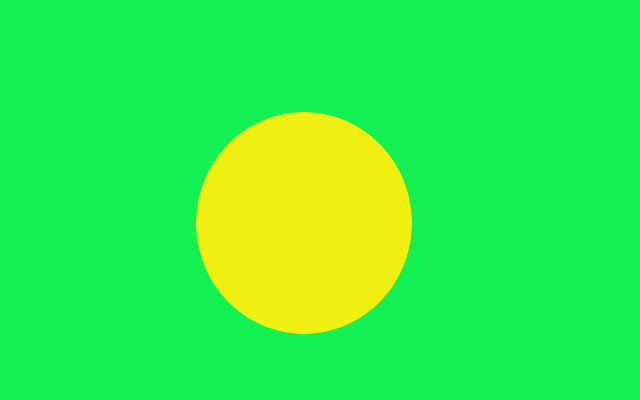
//> input picture code/assets/simple.png, 640 x 400 px
$ ./main ../assets/simple.png ../assets/simple.png out.png   (built with g++ and OpenCV 4)
//> lines starting //> are read from the running program, lines starting //| are printed output that depends on the picture
#include <opencv2/opencv.hpp>
#include <iostream>
#include <fstream>
#include <queue>
using namespace cv;
using namespace std;
class Pixel;
class Edge {
public:
	double edgeWeight;
	int secondpixel;
	Edge(double edge, int second)
	{
		edgeWeight = edge;
		secondpixel = second;
	}
};
class Pixel {
public:
	int pnumber;
	double edgeWeight;
	bool visited;
	int front;
	int back;
	vector<Edge> edges;
	Pixel()
	{
		pnumber = INT_MIN;
		visited = false;
		front = back = INT_MIN;
		edgeWeight = LONG_MAX;
	}
	void addEdge(double w, int second)
	{
		Edge edg(w, second);
		edges.push_back(edg);
	}
	void setPixelNumber(int number)
	{
		pnumber = number;
	}
};
bool checkForPathiSourceToiSinkBFS(vector<Pixel> &pixels, Pixel &imaginarySource, Pixel &imaginarySink)
{
	queue<Pixel> q;
	q.push(imaginarySource);
	imaginarySource.visited = true;
	int secondpixelIndex;
	while (!q.empty())
	{
		Pixel currentPixel = q.front();
		q.pop();
		for (int i = 0; i < currentPixel.edges.size(); i++)
		{
			double edgeWeight = currentPixel.edges[i].edgeWeight;
			secondpixelIndex = currentPixel.edges[i].secondpixel;
			if (secondpixelIndex < pixels.size() - 2)
			{
				Pixel &nextpixel = pixels.at(secondpixelIndex);
				if (!nextpixel.visited && edgeWeight > 0)
				{
					nextpixel.visited = true;
					nextpixel.edgeWeight = edgeWeight;
					nextpixel.back = currentPixel.pnumber;
					q.push(nextpixel);
				}
			}
			else if (secondpixelIndex == pixels.size() - 1 && edgeWeight > 0)
			{
				imaginarySink.visited = true;
				imaginarySink.edgeWeight = LONG_MAX;
				imaginarySink.back = currentPixel.pnumber;
				return true;
			}
		}
	}
	return false;
}
// [44 lines left out: functions getMINflow, updateRESIDUALgraph, resetVisitedPixels, not called in this run]
void computeMINcutMAXflow(vector<Pixel> &pixels, Mat &out_image,int width)
{
        double minflow = LONG_MAX;
	while (checkForPathiSourceToiSinkBFS(pixels, pixels[pixels.size() - 2], pixels[pixels.size() - 1]))
        {
  	        resetVisitedPixels(pixels);
	        minflow = getMINflow(pixels, pixels[pixels.size() - 2], pixels[pixels.size() - 1]);
     		updateRESIDUALgraph(pixels, pixels[pixels.size() - 2], pixels[pixels.size() - 1], minflow);
	}
	Vec3b background;
	background[0] = 0;
	background[1] = 0;
	background[2] = 0;
	Vec3b foreground;
	foreground[0] = 255;
	foreground[1] = 255;
	foreground[2] = 255;
	for (int i = 0; i < pixels.size() - 2; i++)
	{
		int  row = pixels[i].pnumber / width;
		int col = pixels[i].pnumber % width;
		if (!pixels[i].visited)
			out_image.at<Vec3b>(row, col) = background;
		else
			out_image.at<Vec3b>(row, col) = foreground;
	}
}
int main(int argc, char** argv)
{
	if (argc != 4) {
		cout << "Usage: ../seg input_image initialization_file output_mask" << endl;
		return -1;
	}
	Mat in_image, gaussian_blur_image, gray_image;
	in_image = imread(argv[1]);
//> in_image is the input picture: 400 rows x 640 cols, CV_8UC3; mean B, G, R 71.8, 240.6, 50.7
	if (!in_image.data)
	{
		cout << "Could not load input image!!!" << endl;
		return -1;
	}
	if (in_image.channels() != 3) {
		cout << "Image does not have 3 channels!!!3 " << in_image.depth() << endl;
		return -1;
	}
	GaussianBlur(in_image, gaussian_blur_image, Size(3, 3), 0, 0, BORDER_DEFAULT);
	cvtColor(gaussian_blur_image, gray_image, COLOR_BGR2GRAY);
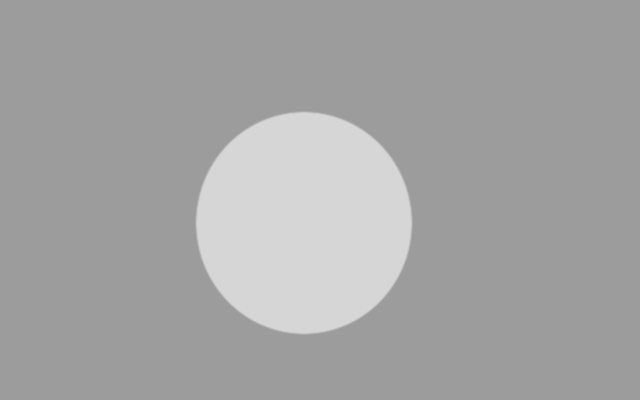
//> gray_image: 400 rows x 640 cols, CV_8UC1; min 156, max 214, mean 164.5
	Mat out_image = in_image.clone();
	ifstream f(argv[2]);
	if (!f) {
		cout << "Could not load initial mask file!!!" << endl;
		return -1;
	}
	double limit = 1;
	int width = in_image.cols;
//> width = 640
	int height = in_image.rows;
//> height = 400
	int pixelsCount = width * height;
//> pixelsCount = 256000
	vector<Pixel> allpixels(pixelsCount + 2);
	int n;
	f >> n;
//> n = 0
	for (int i = 0; i < allpixels.size(); i++)
		allpixels[i].setPixelNumber(i);
	int sourceAddress = pixelsCount;
//> sourceAddress = 256000
	int sinkAddress = pixelsCount + 1;
//> sinkAddress = 256001
	for (int i = 0; i < n; ++i)
	{
		int x, y, t;
		f >> x >> y >> t;
		if (x < 0 || x >= width || y < 0 || y >= height) {
			cout << "Invalid pixel mask!" << endl;
			return -1;
		}
		if (t == 1)
			allpixels[sourceAddress].addEdge(LONG_MAX, y*width + x);
		else if (t == 0)
			allpixels[y*width + x].addEdge(LONG_MAX, sinkAddress);
	}
//> this loop made 0 passes
	double difference;
	for (int i = 0; i < height; i++)
	{
		for (int j = 0; j < width; j++)
		{
			if (0 <= i - 1)
			{
				difference = gray_image.at<uchar>(i, j) - gray_image.at<uchar>(i - 1, j);
				if (difference < limit)
					allpixels[i*width + j].addEdge(LONG_MAX, (i - 1)*width + j);
				else
					allpixels[i*width + j].addEdge(1.0, (i - 1)*width + j);
			}
			if (i + 1 < height)
			{
				difference = gray_image.at<uchar>(i, j) - gray_image.at<uchar>(i + 1, j);
				if (difference < limit)
					allpixels[i*width + j].addEdge(LONG_MAX, (i + 1)*width + j);
				else
					allpixels[i*width + j].addEdge(1.0, (i + 1)*width + j);
			}
			if (0 <= j - 1)
			{
				difference = gray_image.at<uchar>(i, j) - gray_image.at<uchar>(i, j - 1);
				if (difference < limit)
					allpixels[i*width + j].addEdge(LONG_MAX, i*width + j - 1);
				else
					allpixels[i*width + j].addEdge(1.0, i*width + j - 1);
			}
			if (j + 1 < width)
			{
				difference = gray_image.at<uchar>(i, j) - gray_image.at<uchar>(i, j + 1);
				if (difference < limit)
					allpixels[i*width + j].addEdge(LONG_MAX, i*width + j + 1);
				else
					allpixels[i*width + j].addEdge(1.0, i*width + j + 1);
			}
		}
	}
//> after the loop, difference = 0
	computeMINcutMAXflow(allpixels, out_image, width);
//> after the loop in computeMINcutMAXflow, `for (int i = 0; i < pixels.size() - 2; i++)`: out_image: 400 rows x 640 cols, CV_8UC3; every value is 0
	namedWindow("Original image", WINDOW_AUTOSIZE);
	namedWindow("Show Marked Pixels", WINDOW_AUTOSIZE);
	imshow("Original image", in_image);
	imshow("Show Marked Pixels", out_image);
	imwrite(argv[3], out_image);
	waitKey(0);
	return 0;
}
